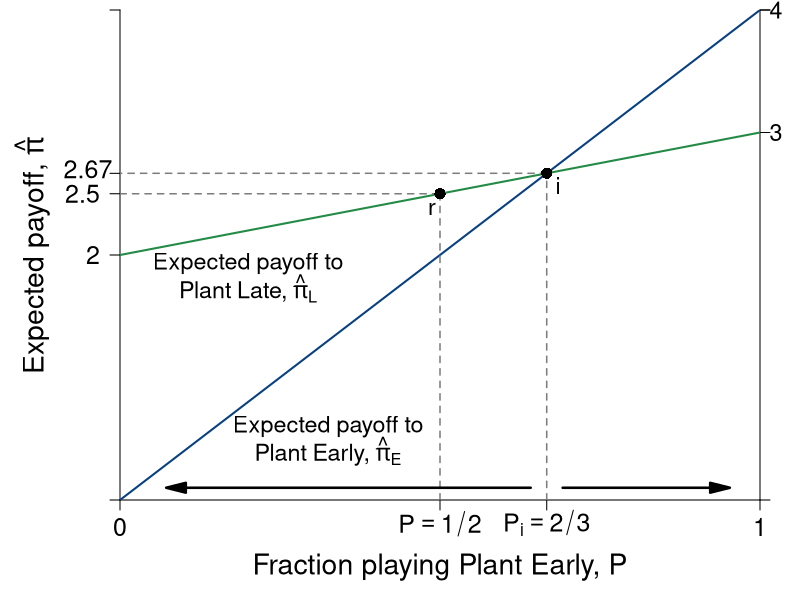

This figure's R source:
#Graph Designer: Simon Halliday
#Authors: Bowles, Foley and Halliday
#Title: Coordination, Conflict and Competition: A Text in Microeconomics
library(shape)
#require(plotrix)
pdf(file = "people/palanpur_risk_dom.pdf", width = 8, height = 6)

#Set parameters for graphics
axislabelsize <- 1.5
axistitlesize <- 1.7
labelsize <- 1.4
graphlinewidth <- 2
segmentlinewidth <- 1.5

COL <- c("#7fc97f", "#beaed4", "#fdc086", "#ffff99", "#386cb0", "#f0027f", "#bf5b17", "#666666")
COLA <- c("#e0f3db", "#99d8c9","#66c2a4","#41ae76", "#238b45", "#005824")
COLB <- c("#4eb3d3", "#2b8cbe", "#0868ac","#084081")
grays <- gray.colors(25, start = 1, end = 0)

#Edited the margins to cater for the larger LHS labels
par(mar =  c(5, 6, 0.5, 2))

#proportion of wealth functions

expected_late <- function(x){
  20 + 0.25*x
}

expected_early <- function(x){
  x
}


#Add limits on axes and levels of utility for each function 
ylims <- c(0, 40)
xlims <- c(0, 40)

npts <- 501 
x <- seq(xlims[1], xlims[2], length.out = npts)
y <- seq(ylims[1], ylims[2], length.out = npts) 

plot(0, 0, xlim = xlims, ylim = ylims, type = "n",
     xlab = expression(paste("")),
     ylab = expression(paste("")), 
     xaxt = "n", 
     yaxt = "n", 
     cex.lab = axislabelsize, 
     bty = "n", 
     xaxs="i", 
     yaxs="i"
)

#x and y limits with plain axes without ticks/numbers to match previous graph; y axes on both sides

ticksx <- c(0, 20, 26.67, 40)
xlabels <- c(0, expression(paste(P == 1/2)),expression(paste(P[i] == 2/3)), 1)
ticksy <- c(ylims[1], 20, expected_late(20), expected_late(26.67), ylims[2])
ylabels <- c(NA, 2, 2.5, 2.67, NA)
ticksy2 <- c(ylims[1], 30, 40, ylims[2])
ylabels2 <- seq(from = 0, to = ylims[2], by = 10)


axis(1, at = ticksx,  pos = 0, labels = xlabels, cex.axis = axislabelsize)
axis(2, at = ticksy,  pos = 0, labels = ylabels, las = 1, cex.axis = axislabelsize)
axis(4, at = ticksy2, pos = xlims[2], labels = FALSE, las = 1)


npts <- 503 
xx1 <- seq(xlims[1], xlims[2], length.out = npts)
xx2 <- seq(0, xlims[2], length.out = npts)
xx3 <- seq(xlims[1], 0, length.out = npts)
xx4 <- seq(-11, 0, length.out = npts)

#Axis labels and draw linear utility functions
text(xlims[2]*0.5, -5.5, expression(paste("Fraction playing Plant Early, P")), xpd = TRUE, cex = axistitlesize)
text(-5.5, 0.5*ylims[2], expression(paste("Expected payoff, ", hat(pi))), xpd = TRUE, cex = axistitlesize, srt = 90) 


text(41, ylims[2], expression(paste(4)), xpd = TRUE, cex = labelsize) 
text(41, 0.75*ylims[2], expression(paste(3)), xpd = TRUE, cex = labelsize) 

text(-2, 27, expression(paste(2.67)), xpd = TRUE, cex = axislabelsize) 

lines(xx1, expected_early(xx1), col = COLB[4], lwd = graphlinewidth)
lines(xx1, expected_late(xx1), col = COLA[5], lwd = graphlinewidth)

#Label points on line

text(20 - 0.5, expected_late(20) - 1.2, expression(paste(r)), cex = labelsize)
segments(20, 0, 20, expected_late(20), lty = 2, col = grays[20], lwd = segmentlinewidth)
segments(0, expected_late(20), 20, expected_late(20), lty = 2, col = grays[20], lwd = segmentlinewidth)
points(20, expected_late(20), pch = 16, col = "black", cex = 1.5)

text(26.67 + 0.7, expected_early(26.67) - 1, expression(paste(i)), cex = labelsize)
segments(26.67, expected_early(26.67), 0, expected_early(26.67), lty = 2, col = grays[20], lwd = segmentlinewidth)
segments(26.67, 0, expected_early(26.67), 26.67, lty = 2, col = grays[20], lwd = segmentlinewidth)
points(26.67, expected_early(26.67), pch = 16, col = "black", cex = 1.5)

# text(33 + 0.7, 7 + 0.7, expression(paste("h")), cex = labelsize)
# segments(33, 7, 0, 7, lty = 2, col = "gray", lwd = segmentlinewidth)
# points(33, 7, pch = 16, col = "black", cex = 1.5)


#Label relevant points on axes
text(8, 19.3, expression(paste("Expected payoff to")), xpd = TRUE, cex = labelsize)
text(8, 17.3, expression(paste("Plant Late, ", hat(pi)[L])), xpd = TRUE, cex = labelsize)

text(13, 6, expression(paste("Expected payoff to")), xpd = TRUE, cex = labelsize)
text(13, 4, expression(paste("Plant Early, ", hat(pi)[E])),  xpd = TRUE, cex = labelsize)


#Tipping point arrows
Arrows((2/3)*xlims[2] + 1, 1, xlims[2] - 2.5, 1, col = "black", lty = 1, lwd = 2.5, arr.type = "triangle", xpd = TRUE)
Arrows((2/3)*xlims[2] - 1, 1, xlims[1] + 3.5, 1, col = "black", lty = 1, lwd = 2.5, arr.type = "triangle", xpd = TRUE)

#Axis arrow
#Arrows(32.5, -5.5, 39, -5.5, col = "black", lty = 1, lwd = 2.5, arr.type = "triangle", xpd = TRUE)
#arrows(33, -5, 39, -5, xpd = TRUE, length=0.1,angle=40,lwd=3)

#Risk Dominant Strategy
# text(12, 36, expression(paste("Strategy with higher")), xpd = TRUE, cex = labelsize)
# text(12, 34, expression(paste("expected payoff at ", P == 1/2)), xpd = TRUE, cex = labelsize)
# text(12, 32, expression(paste("is risk-dominant")), xpd = TRUE, cex = labelsize)
# Arrows(20, 32.5, 20, expected_late(20) + 1.5, col = "black", lty = 1, lwd = 2, code = 2, arr.type = "triangle", arr.lwd = 0.5)

#Equal expected payoffs
# text(29, 38, expression(paste("Equal expected")), xpd = TRUE, cex = labelsize)
# text(29, 36, expression(paste("payoffs at ", P[i] == 2/3)), xpd = TRUE, cex = labelsize)
# Arrows(26.67, 35, 26.67, expected_late(26.67) + 1.5, col = "black", lty = 1, lwd = 2, code = 2, arr.type = "triangle", arr.lwd = 0.5)

dev.off()
